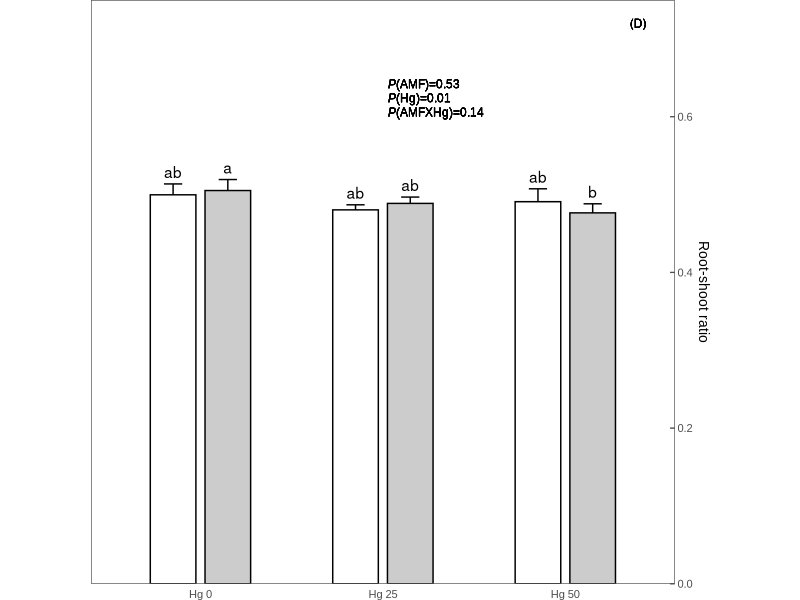
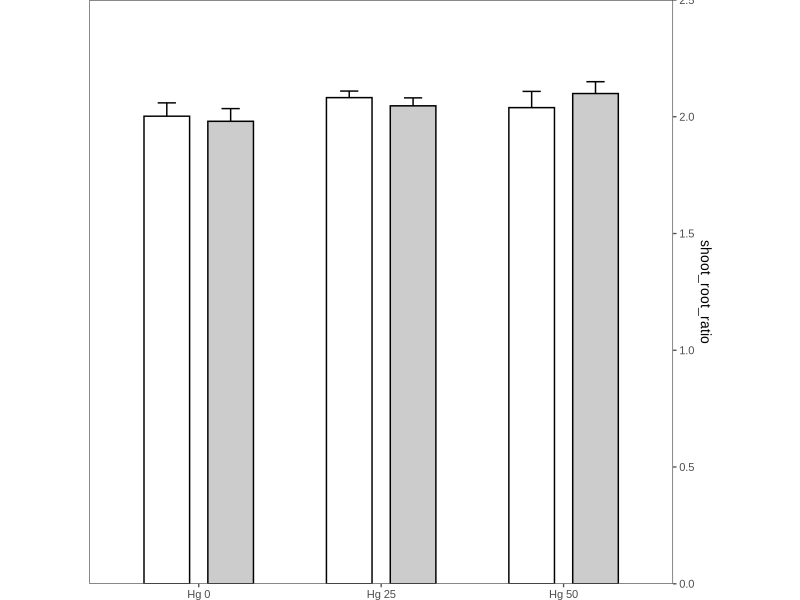
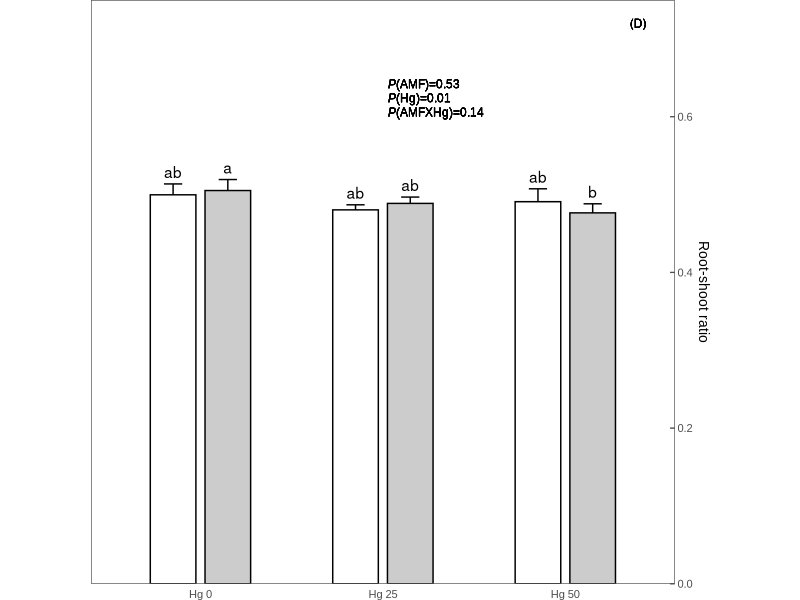
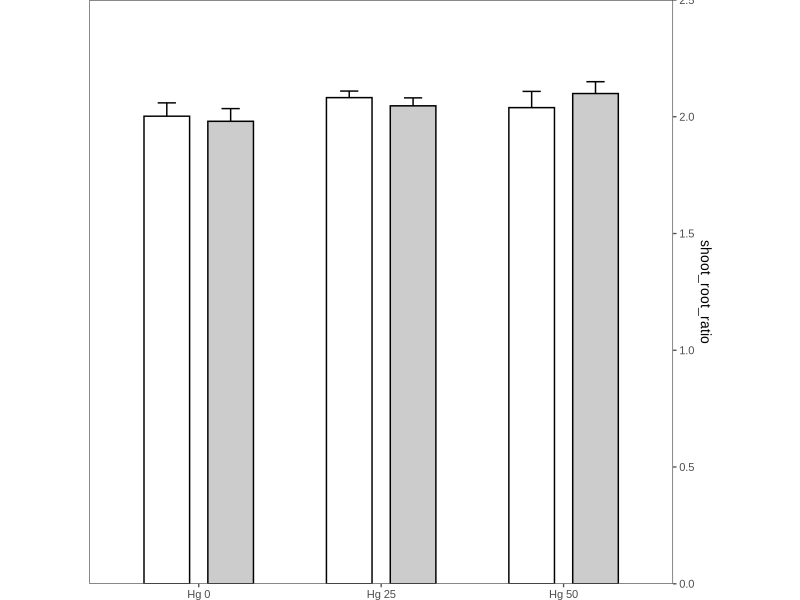

Reproduce these figures in R, in order. (Note: this script raises an error after producing the figures.)
library(tidyverse)
library(readxl)
library(RColorBrewer)
library(ggthemes)
library(multcompView)
library(car)
library(emmeans)
library(ggpubr)
library(ggtext)
Height_Biomass<- read_excel("Plantheight_Biomass.xlsx",
                            na="NA")
Height_Biomass$treatment=as.factor(Height_Biomass$treatment)
Height_Biomass$AMF_C=as.factor(Height_Biomass$AMF_C)
Height_Biomass$Hg_C=as.factor(Height_Biomass$Hg_C)
#Height_Biomass <- Height_Biomass %>%
  #filter(Hg_C=="0"|Hg_C=="25")
table(Height_Biomass$AMF_C,Height_Biomass$Hg_C) #to see balanced or unbalanced
data_summary <- function(data, varname, groupnames){
  require(plyr)
  summary_func <- function(x, col){
    c(mean = mean(x[[col]], na.rm=TRUE),
      sd = sd(x[[col]], na.rm=TRUE))
  }
  data_sum<-ddply(data, groupnames, .fun=summary_func,
                  varname)
  data_sum <- rename(data_sum, c("mean" = varname))
  return(data_sum)
}
colnames(Height_Biomass)
#root/shoot
root_shoot_ratio <- Height_Biomass %>%
  select(c(treatment,AMF_C,Hg_C,Root_dry,Shoot_dry)) %>%
  mutate(root_shoot_ratio=Root_dry/Shoot_dry)
leveneTest(root_shoot_ratio ~ AMF_C*Hg_C,data = root_shoot_ratio)
aov_root_shoot_ratio <- aov(root_shoot_ratio ~ AMF_C*Hg_C,data = root_shoot_ratio)
Anova(aov_root_shoot_ratio,type="III")
shapiro.test(residuals(aov_root_shoot_ratio))
tukey.root_shoot_ratio <- TukeyHSD(aov_root_shoot_ratio)
multcompLetters4(aov_root_shoot_ratio,tukey.root_shoot_ratio)

aov_ratio <- aov(root_shoot_ratio ~ treatment,data = root_shoot_ratio)
summary(aov_ratio)
tukey_ratio <- TukeyHSD(aov_ratio)
cld_ratio <- multcompLetters4(aov_ratio,tukey_ratio)
cld_ratio


root_shoot_ratio_25 <- root_shoot_ratio %>%
  filter(Hg_C=="25")
aov_root_shoot_ratio_25 <- aov(root_shoot_ratio ~ AMF_C,data = root_shoot_ratio_25)
Anova(aov_root_shoot_ratio_25,type="III")
root_shoot_ratio_AMF <- root_shoot_ratio %>%
  filter(AMF_C=="AMF")
aov_root_shoot_ratio_AMF <- aov(root_shoot_ratio ~ Hg_C,data = root_shoot_ratio_AMF)
Anova(aov_root_shoot_ratio_AMF,type="III")
tukey_root_shoot_ratio <- TukeyHSD(aov_root_shoot_ratio_AMF)
cld_root_shoot_ratio <- multcompLetters4(aov_root_shoot_ratio_AMF, tukey_root_shoot_ratio)
cld_root_shoot_ratio
root_shoot_ratio_data <- data_summary(root_shoot_ratio,varname = "root_shoot_ratio",
                           groupnames = c("AMF_C","Hg_C"))
root_shoot_ratio_data$AMF_C <- factor(root_shoot_ratio_data$AMF_C,levels = c("Control","AMF"))
root_shoot_ratio_data$Hg_C <- as.factor(root_shoot_ratio_data$Hg_C)
root_shoot_ratio_data <- root_shoot_ratio_data %>% mutate(cld=c("a","ab","b","ab","ab","ab"))

P_root_shoot_ratio <- ggplot(root_shoot_ratio_data,aes(x=Hg_C,y=root_shoot_ratio,fill=AMF_C))+
  geom_errorbar(aes(ymin=root_shoot_ratio-sd,ymax=root_shoot_ratio+sd),width=0.2,
                position = position_dodge(0.6))+
  geom_bar(position = position_dodge(0.6),stat = "identity",
            width = 0.5,color="black")+
  geom_richtext(x=2.0,y=0.59,label=c("*P*(AMF)=0.53<br>*P*(Hg)=0.01<br>*P*(AMFXHg)=0.14"),fill=NA,
                hjust=0,vjust=0,
                label.color=NA,size=3,family = "Arial",fontface="plain")+
  geom_text(aes(x=Hg_C,y=root_shoot_ratio+sd,label=cld),position=position_dodge(0.6),vjust = -0.5)+
  theme_few(base_size = 10,base_family = "Arial")+
  theme(aspect.ratio = 1,
    legend.position = "none",axis.title.x = element_blank(),axis.ticks.length.y = unit(-1.2, "mm"),
        axis.ticks.x = element_blank(),
        legend.background = element_blank(),legend.title = element_blank(),
        text = element_text(size = 10, family = "Arial"),plot.margin = margin(0,0,0,0,"pt") 
  )+
  labs(y="Root-shoot ratio")+
  geom_text(x=3.4, y=0.72,label="(D)",size=3)+
  scale_y_continuous(expand = c(0,0),limits = c(0,0.75),position = "right")+
  scale_x_discrete(labels=c("Hg 0","Hg 25","Hg 50"))+
  scale_fill_manual(values = c("white","grey80"))
P_root_shoot_ratio
ggsave("P_root_shoot_ratio_190322.tiff",width = 5,heigh=4)
#shoot/root
shoot_root_ratio <- Height_Biomass %>%
  select(c(AMF_C,Hg_C,Root_dry,Shoot_dry)) %>%
  mutate(shoot_root_ratio=Shoot_dry/Root_dry)
leveneTest(shoot_root_ratio ~ AMF_C*Hg_C,data = shoot_root_ratio)
aov_shoot_root_ratio <- aov(shoot_root_ratio ~ AMF_C+Hg_C,data = shoot_root_ratio)
Anova(aov_shoot_root_ratio,type="III")
shapiro.test(residuals(aov_shoot_root_ratio))
tukey_shoot_root_ratio <- TukeyHSD(aov_shoot_root_ratio)
tukey_shoot_root_ratio
#hers is to know Hg increase or decrease the value
shoot_root_ratio_Hg <- data_summary(shoot_root_ratio,varname = "shoot_root_ratio",
                                      groupnames = "Hg_C")
shoot_root_ratio_25 <- shoot_root_ratio %>%
  filter(Hg_C=="25")
aov_shoot_root_ratio_25 <- aov(shoot_root_ratio ~ AMF_C,data = shoot_root_ratio_25)
Anova(aov_shoot_root_ratio_25,type="III")
shoot_root_ratio_AMF <- shoot_root_ratio %>%
  filter(AMF_C=="AMF")
aov_shoot_root_ratio_AMF <- aov(shoot_root_ratio ~ Hg_C,data = shoot_root_ratio_AMF)
Anova(aov_shoot_root_ratio_AMF,type="III")
tukey_shoot_root_ratio <- TukeyHSD(aov_shoot_root_ratio_AMF)
cld_shoot_root_ratio <- multcompLetters4(aov_shoot_root_ratio_AMF, tukey_shoot_root_ratio)
cld_shoot_root_ratio
shoot_root_ratio_data <- data_summary(shoot_root_ratio,varname = "shoot_root_ratio",
                                      groupnames = c("AMF_C","Hg_C"))
shoot_root_ratio_data$AMF_C <- factor(shoot_root_ratio_data$AMF_C,levels = c("Control","AMF"))
shoot_root_ratio_data$Hg_C <- as.factor(shoot_root_ratio_data$Hg_C)
shoot_root_ratio_data <- shoot_root_ratio_data %>% mutate(cld=c("a","a","a","a","a","a"))
write.csv(shoot_root_ratio_data,"shoot_root_ratio_data_summary.csv")
P_shoot_root_ratio <- ggplot(shoot_root_ratio_data,aes(x=Hg_C,y=shoot_root_ratio,fill=AMF_C))+
  geom_errorbar(aes(ymin=shoot_root_ratio-sd,ymax=shoot_root_ratio+sd),width=0.2,
                position = position_dodge(0.7))+
  geom_bar(position = position_dodge(0.7),stat = "identity",
           width = 0.5,color="black")+
  #geom_text(aes(x=Hg_C,y=shoot_root_ratio+sd,label=cld),position=position_dodge(0.7),vjust = -0.5)+
  theme_few(base_size = 10,base_family = "Arial")+
  theme(aspect.ratio = 1,axis.title.x = element_blank(),
        legend.position = "none",legend.background = element_blank(),legend.title = element_blank(),
        text = element_text(size = 10, family = "Arial"),plot.margin = margin(0,0,0,0,"pt")
  )+
  labs(y="shoot_root_ratio")+
  #geom_text(x=3.2, y=2.4,label="Hg*")+
  scale_y_continuous(expand = c(0,0),limits = c(0,2.5),position = "right")+
  scale_x_discrete(breaks=c("0","25","50"),labels=c("Hg 0","Hg 25","Hg 50"))+
  scale_fill_manual(values=c('white','grey80'),labels=c("Control","AMF"))
P_shoot_root_ratio
ggsave("P_shoot_root_ratio_bw.tiff",width = 5,heigh=4)
#root and shoot total dry weight
root_shoot_total <- Height_Biomass %>%
  select(c(treatment,AMF_C,Hg_C,Root_dry,Shoot_dry)) %>%
  mutate(root_shoot_total=Root_dry+Shoot_dry)
write.csv(root_shoot_total,file="root_shoot_total.csv")
leveneTest(root_shoot_total ~ AMF_C*Hg_C,data=root_shoot_total)
aov_root_shoot_total <- aov(root_shoot_total ~ AMF_C*Hg_C,data=root_shoot_total)
Anova(aov_root_shoot_total,type="III")
shapiro.test(residuals(aov_root_shoot_total))
tukey.root_shoot_total <- TukeyHSD(aov_root_shoot_total)
multcompLetters4(aov_root_shoot_total,tukey.root_shoot_total)


leveneTest(root_shoot_total~treatment,data = root_shoot_total)
aov_total <- aov(root_shoot_total~treatment,data = root_shoot_total)
summary(aov_total)
shapiro.test(residuals(aov_total))
tukey_total <- TukeyHSD(aov_total)
cld_total <- multcompLetters4(aov_total,tukey_total)
cld_total


root_shoot_total_25 <- root_shoot_total %>%
  filter(Hg_C=="25")
leveneTest(root_shoot_total ~ AMF_C,data = root_shoot_total_25)
aov_root_shoot_total_25 <- aov(root_shoot_total ~ AMF_C,data = root_shoot_total_25)
shapiro.test(residuals(aov_root_shoot_total_25))
Anova(aov_root_shoot_total_25,type= "III")


root_shoot_total_Control <- root_shoot_total %>%
  filter(AMF_C=="Control")
aov_root_shoot_total_Control <- aov(root_shoot_total ~ Hg_C,data = root_shoot_total_Control)
Anova(aov_root_shoot_total_Control,type= "III")
root_shoot_total_data <- data_summary(root_shoot_total,varname = "root_shoot_total",
                                      groupnames = c("AMF_C","Hg_C"))
root_shoot_total_data$AMF_C <- factor(root_shoot_total_data$AMF_C,levels = c("Control","AMF"))
root_shoot_total_data$Hg_C <- as.factor(root_shoot_total_data$Hg_C)
root_shoot_total_data <- root_shoot_total_data %>% mutate(cld=c("ab","ab","b","a","ab","ab"))
write.csv(root_shoot_total_data,"root_shoot_total_data_summary.csv")
P_root_shoot_total <- ggplot(root_shoot_total_data,aes(x=Hg_C,y=root_shoot_total,fill=AMF_C))+
  geom_errorbar(aes(ymin=root_shoot_total-sd,ymax=root_shoot_total+sd),width=0.2,
                position = position_dodge(0.6))+
  geom_bar(position = position_dodge(0.6),stat = "identity",
           width = 0.5,color="black")+
  geom_richtext(x=2.0,y=2.1,label=c("*P*(AMF)<0.01<br>*P*(Hg)=0.88<br>*P*(AMFXHg)=0.54"),fill=NA,
                hjust=0,vjust=0,
                label.color=NA,size=3,family = "Arial",fontface="plain")+
  geom_text(aes(x=Hg_C,y=root_shoot_total+sd,label=cld),position=position_dodge(0.7),vjust = -0.5)+
  theme_few(base_size = 10,base_family = "Arial")+
  theme( axis.title.x = element_blank(),aspect.ratio = 1,
    legend.position ="none",legend.background = element_blank(),legend.title = element_blank(),
        text = element_text(size = 10, family = "Arial"),plot.margin = margin(0,0,0,0,"pt") 
  )+
  labs(y="Total dry biomass (g)")+
  geom_text(x=3.4,y=2.6,label="(C)",size=3)+
  scale_y_continuous(expand = c(0,0),limits = c(0,2.7))+
  scale_x_discrete(labels=c("Hg 0","Hg 25","Hg 50"))+
  scale_fill_manual(values = c("white","grey80"))
P_root_shoot_total
ggsave("P_root_shoot_totaldryweight_190322.tiff",width = 5,heigh=4)

MBR <- read_csv("root_shoot_total.csv",col_types = "cffddd")
MBR <- MBR %>%
  select(c(AMF_C,Hg_C,MBR))%>%
  filter(AMF_C=="AMF")
leveneTest(MBR ~ Hg_C,data = MBR)
aov_MBR <- aov(MBR ~ Hg_C,data = MBR)
Anova(aov_MBR,type="III")
tukey_MBR <- TukeyHSD(aov_MBR)
cld_MBR <- multcompLetters4(aov_MBR, tukey_MBR)
cld_MBR
MBR_data <- data_summary(MBR,varname = "MBR",
                           groupnames = c("Hg_C"))
MBR_data$Hg_C <- as.factor(MBR_data$Hg_C)
MBR_data <- MBR_data %>%mutate(cld=c("b","a","a"))
print(MBR_data)
p_MBR <- ggplot(MBR_data)+
  geom_errorbar(aes(x=Hg_C,ymin=MBR-sd,ymax=MBR+sd),width=0.2,
                 position = position_dodge(0.7))+
  geom_bar(aes(x=Hg_C,y=MBR),position = position_dodge(0.7),stat = "identity",
           width = 0.5,color="black",fill="grey70")+
  geom_text(aes(x=Hg_C,y=MBR-sd-0.3,label=cld),position=position_dodge(0.7),vjust = -0.5)+
  theme_few(base_size = 10,base_family = "Arial")+
  theme(legend.position = c(0.1,0.92),legend.background = element_blank(),legend.title = element_blank(),
        text = element_text(size = 10, family = "Arial") 
  )+
  labs(x="Hg_Concentration (mg/kg)",y="Mycorrhizal biomass response (%)")+
  geom_text(x=3.2, y=26,label="Hg*")+
  scale_y_continuous(expand = c(0,0),limits = c(-8,0))
p_MBR
ggsave("p_MBR.tiff",width = 5,heigh=4)


##height
leveneTest(PlantHeight ~ Hg_C*AMF_C,Height_Biomass) #function from car package to test data homogeneity,p=0.4
shapiro.test(Height_Biomass$PlantHeight) #test data normality, p=0.65
##meet anov assumption, then doing anova analysis
plant_height_0 <- Height_Biomass %>%
  select(c(1:7)) %>%
  filter(Hg_C=="0")
avo_plantheight_0<- aov(PlantHeight ~ AMF_C,plant_height_0)
Anova(avo_plantheight_0,type="III")
plant_height_AMF <- Height_Biomass %>%
  select(c(1:7)) %>%
  filter(AMF_C=="AMF")
avo_plantheight_AMF <- aov(PlantHeight ~ Hg_C,plant_height_AMF)
Anova(avo_plantheight_AMF,type="III")
avo_plantheight <- aov(PlantHeight ~ AMF_C+Hg_C,Height_Biomass)
Anova(avo_plantheight,type="III") #function from car package, because my daya is unbanlanced
shapiro.test(residuals(avo_plantheight))
tukey_plantheight<- TukeyHSD(avo_plantheight)
#here is to get letters 
cld_plantheight <- multcompLetters4(avo_plantheight, tukey_plantheight)
MPN_height <- data_summary(Height_Biomass,varname = "PlantHeight",
                           groupnames = c("AMF_C","Hg_C"))
MPN_height$AMF_C <- factor(MPN_height$AMF_C,levels = c("Control","AMF"))
MPN_height$Hg_C <- as.factor(MPN_height$Hg_C)
MPN_height <- MPN_height %>%mutate(cld=c("ab","ab","b","ab","ab","a"))
print(MPN_height )
write.csv(MPN_height,"MPN_plantheight_summary.csv")
P_height <- ggplot(MPN_height,aes(x=Hg_C,y=PlantHeight,fill=AMF_C))+
  geom_errorbar(aes(ymin=PlantHeight-sd,ymax=PlantHeight+sd),width=0.2,
                position = position_dodge(0.7))+
  geom_bar(position = position_dodge(0.7),stat = "identity",
           width = 0.5,color="black")+
  geom_text(aes(x=Hg_C,y=PlantHeight+sd,label=cld),position=position_dodge(0.7),vjust = -0.5)+
  theme_few(base_size = 10,base_family = "Arial")+
  theme(legend.position = c(0.1,0.92),legend.background = element_blank(),legend.title = element_blank(),
        text = element_text(size = 10, family = "Arial") 
        )+
  labs(x="Hg_Concentration (mg/kg)",y="Plant_Height (cm)")+
  geom_text(x=3.2, y=26,label="AMF*")+
  scale_y_continuous(expand = c(0,0),limits = c(0,27))+
  scale_fill_manual(values=c('#999999','#E69F00'),labels=c("Control","AMF"))
P_height
ggsave("P_height_new.tiff",width = 5,heigh=4)
##dry shoot biomass
leveneTest(Shoot_dry ~ Hg_C*AMF_C,Height_Biomass) #function from car package to test data homogeneity,p=0.5
#hist(Height_Biomass$Shoot_dry) this is to confirm whether data is normal or not
#above, my data is not normally distrubuted,then i go for the following method 
# shoot_biomass <- glm(Shoot_dry ~ Hg_C+AMF_C,Height_Biomass,family = "quasipoisson" )
# summary(shoot_biomass) #AMF have a significant effect (p=0.002)
leveneTest(Shoot_dry ~ treatment,data=Height_Biomass)
aov_shoot <- aov(Shoot_dry ~ treatment,data=Height_Biomass)
summary(aov_shoot)
shapiro.test(residuals(aov_shoot))
tukey_shoot <- TukeyHSD(aov_shoot)
cld_shoot <- multcompLetters4(aov_shoot,tukey_shoot)
cld_shoot 

shoot_dry_0 <- Height_Biomass %>%
  select(c(1:6,14)) %>%
  filter(Hg_C=="0")
avo_dryshoot_0 <- aov(Shoot_dry~ AMF_C,data=shoot_dry_0)
leveneTest(Shoot_dry~ AMF_C,data=shoot_dry_0)
shapiro.test(residuals(avo_dryshoot_0))
Anova(avo_dryshoot_0,type="III")
#here only under 0 is significant
tukey_dryshoot_0<- TukeyHSD(avo_dryshoot_0)
cld_dryshoot_0 <- multcompLetters4(avo_dryshoot_0, tukey_dryshoot_0)
#
shoot_dry_Control <- Height_Biomass %>%
  select(c(1:6,14)) %>%
  filter(AMF_C=="Control")
avo_dryshoot_Control <- aov(Shoot_dry~ Hg_C,data=shoot_dry_Control)
Anova(avo_dryshoot_Control,type="III")
#here is main effect
avo_dryshoot <- aov(Shoot_dry ~ Hg_C*AMF_C,data=Height_Biomass)
Anova(avo_dryshoot,type="III")# AMF 0.002463 ** 
shapiro.test(residuals(avo_dryshoot))#p-value = 0.382
tukey_dryshoot<- TukeyHSD(avo_dryshoot)
#here is to get letters 
cld_dryshoot <- multcompLetters4(avo_dryshoot, tukey_dryshoot)
MPN_dryshoot <- data_summary(Height_Biomass,varname = "Shoot_dry",
                            groupnames = c("AMF_C","Hg_C"))
MPN_dryshoot$AMF_C=factor(MPN_dryshoot$AMF_C,levels = c("Control","AMF"))
MPN_dryshoot$Hg_C=as.factor(MPN_dryshoot$Hg_C)
MPN_dryshoot <- MPN_dryshoot%>%mutate(cld=c("a","a","a","a","a","a"))
write.csv(MPN_dryshoot,"MPN_dryshoot_summary.csv")
P_abovedrybiomass <- ggplot(MPN_dryshoot,aes(x=Hg_C,y=Shoot_dry,fill=AMF_C))+
  geom_errorbar(aes(ymin=Shoot_dry-sd,ymax=Shoot_dry+sd),width=0.2,
                position = position_dodge(0.6))+
  geom_bar(position = position_dodge(0.6),stat = "identity",
           width = 0.5,color="black")+
  geom_richtext(x=2.0,y=2.1,label=c("*P*(AMF)<0.01<br>*P*(Hg)=0.91<br>*P*(AMFXHg)=0.42"),fill=NA,
                hjust=0,vjust=0,
                label.color=NA,size=3,family = "Arial",fontface="plain")+
  geom_text(aes(x=Hg_C,y=Shoot_dry+sd,label=cld),position=position_dodge(0.7),vjust = -0.5)+
  theme_few(base_size = 10,base_family = "Arial")+
  theme(aspect.ratio = 1,axis.title.x = element_blank(),
    legend.position ="none",legend.background = element_blank(),legend.title = element_blank(),
        text = element_text(size = 10,family = "Arial"),plot.margin = margin(0,0,0,0,"pt"),
    axis.text.x = element_blank(),axis.ticks.x = element_blank())+
  labs(y="Dry shoot biomass (g)")+
  geom_text(x=3.4, y=2.6,label="(A)",size=3)+
  scale_y_continuous(expand = c(0,0),limits = c(0,2.7))+
  scale_fill_manual(values = c("white","grey80"))
P_abovedrybiomass
ggsave("Dry_shoot_biomass_190322.tiff",width = 5,height =4)

##dry root biomass
leveneTest(Root_dry ~ Hg_C*AMF_C,Height_Biomass) #function from car package to test data homogeneity,p=0.5

aov_root <- aov(Root_dry ~ treatment,data = Height_Biomass)
summary(aov_root)
tukey_root <- TukeyHSD(aov_root)
cld_root <- multcompLetters4(aov_root,tukey_root)
cld_root
root_dry_50 <- Height_Biomass %>%
  select(c(1:6,13)) %>%
  filter(Hg_C=="50")
aov_root_50 <- aov(Root_dry ~ AMF_C, data=root_dry_50)
Anova(aov_root_50,type="III")
#t.test(Root_dry ~ AMF_C, data=root_dry_25, var.equal = TRUE)

# root_dry_50 <- aov(Root_dry~ AMF_C,data=root_dry_50)
# Anova(root_dry_50,type="III")
root_dry_Control <- Height_Biomass %>%
  select(c(1:6,13)) %>%
  filter(AMF_C=="Control")
root_dry_Control <- aov(Root_dry~ Hg_C,data=root_dry_Control)
Anova(root_dry_Control,type="III")
shapiro.test(residuals(root_dry_AMF))
tukey_dryroot_AMF<- TukeyHSD(root_dry_AMF)
cld_dryroot <- multcompLetters4(root_dry_AMF, tukey_dryroot_AMF)
#here is for main effect
avo_dryroot <- aov(Root_dry ~ Hg_C*AMF_C,Height_Biomass)
summary(avo_dryroot)
Anova(avo_dryroot,type = "III")#Both AMF and Hg have a significant effect on dry root biomass 
shapiro.test(residuals(avo_dryroot))#p=0.982
tukey_dryroot<- TukeyHSD(avo_dryroot)
tukey.cld_dryroot <- emmeans(avo_dryroot,specs = pairwise ~ AMF_C+Hg_C) %>% 
   multcomp::cld(Letters=letters)

cld_Root <- multcompLetters4(avo_dryroot, tukey_dryroot)
cld_Root


MPN_dryroot <- data_summary(Height_Biomass,varname = "Root_dry",
                            groupnames = c("AMF_C","Hg_C"))
MPN_dryroot$AMF_C=factor(MPN_dryroot$AMF_C,levels = c("Control","AMF"))
MPN_dryroot$Hg_C=as.factor(MPN_dryroot$Hg_C)
MPN_dryroot <- MPN_dryroot%>%mutate(cld=c("ab","b","b","a","ab","ab"))
write.csv(MPN_dryroot,"MPN_dryroot_summary.csv")
P_dryroot <- ggplot(MPN_dryroot,aes(x=Hg_C,y=Root_dry,fill=AMF_C))+
  geom_errorbar(aes(ymin=Root_dry-sd,ymax=Root_dry+sd),width=0.2,
                position = position_dodge(0.6))+
  geom_bar(position = position_dodge(0.6),stat = "identity",
           width = 0.5,color="black")+
  geom_richtext(x=2.0,y=2.1,label=c("*P*(AMF)<0.01<br>*P*(Hg)=0.03<br>*P*(AMFXHg)=0.54"),fill=NA,
                hjust=0,vjust=0,
                label.color=NA,size=3,family = "Arial",fontface="plain")+
  geom_text(aes(x=Hg_C,y=Root_dry+sd,label=cld),position=position_dodge(0.7),vjust = -0.5)+
  theme_few(base_size = 10,base_family = "Arial")+
  theme(axis.title.x = element_blank(),aspect.ratio = 1,
    legend.position = "none",legend.background = element_blank(),legend.title = element_blank(),
        text = element_text(size = 10,family = "Arial"),plot.margin =margin(0,0,0,0,"pt"),
    axis.text.x = element_blank(),axis.ticks.x = element_blank())+
  labs(y="Dry root biomass (g)")+
  geom_text(x=3.4,y=2.6,label="(B)",size=3)+
  scale_y_continuous(expand = c(0,0),limits = c(0,2.7),position = "right")+
  scale_fill_manual(values = c("white","grey80"))
P_dryroot
ggsave("Dry_root_biomass_190322.tiff",width = 5,heigh=4)

library(patchwork)
# col1 <- P_abovedrybiomass/P_root_shoot_total
# col2 <- P_dryroot/P_root_shoot_ratio
# col1|col2


col1 <- (P_abovedrybiomass|P_dryroot)
col2 <- (P_root_shoot_total|P_root_shoot_ratio)
col1/col2
ggsave("shoot_root_total_ratio.tiff",width = 6,height = 6)













##stem dry
leveneTest(Stem_dry ~ AMF_C*Hg_C,data = Height_Biomass ) #p=0.5


stem_dry_50 <- Height_Biomass %>%
  select(c(1:6,Stem_dry)) %>%
  filter(Hg_C=="50")

t.test(Stem_dry ~ AMF_C, data=stem_dry_50, var.equal = TRUE)


aov_drystem <- aov(Stem_dry ~ Hg_C+AMF_C,Height_Biomass)
Anova(aov_drystem,type = "III") #AMF (p=0.003019 **)
shapiro.test(residuals(aov_drystem))#p-value = 0.00794

stem_dry_25 <- Height_Biomass %>%
  select(c(1:6,11)) %>%
  filter(Hg_C=="25")
stem_dry_25 <- aov(Stem_dry~ AMF_C,data=stem_dry_25)
Anova(stem_dry_25,type="III")
stem_dry_Control <- Height_Biomass %>%
  select(c(1:6,11)) %>%
  filter(AMF_C=="Control")
stem_dry_Control <- aov(Stem_dry~ Hg_C,data=stem_dry_Control)
Anova(stem_dry_Control,type="III")
shapiro.test(residuals(root_dry_AMF))
tukey_dryroot_AMF<- TukeyHSD(root_dry_AMF)
cld_dryroot <- multcompLetters4(root_dry_AMF, tukey_dryroot_AMF)
tukey.cld_drystem <- emmeans(aov_drystem,specs = pairwise ~ AMF_C+Hg_C) %>% 
  multcomp::cld(Letters=letters)
MPN_drystem <- data_summary(Height_Biomass,varname = "Stem_dry",
                     groupnames = c("AMF_C","Hg_C"))
MPN_drystem <- MPN_drystem %>% mutate(cld=c("a","a","a","b","b","b"))
write.csv(MPN_drystem,"stem_dry_summary.csv")
p_stem_dry <- ggplot(MPN_drystem,aes(x=Hg_C,y=Stem_dry,fill=AMF_C))+
  geom_errorbar(aes(ymin=Stem_dry-sd,ymax=Stem_dry+sd),width=0.2,
                position = position_dodge(0.7))+
  geom_bar(position = position_dodge(0.7),stat = "identity",
           width=0.5,color="black")+
  geom_text(aes(x=Hg_C,y=Stem_dry+sd,label=cld),position = position_dodge(0.7),vjust=-0.5)+
  theme_few(base_size = 10,base_family = "Arial")+
  theme(legend.position = c(0.1,0.92),legend.background = element_blank(),legend.title = element_blank(),
        text = element_text(size = 10,family = "Arial"))+
  labs(x="Hg_Concentration (mg/kg)",y="Dry Stem Biomass (g)")+
  geom_text(x=3.2,y=0.95,label="AMF**")+
  scale_y_continuous(expand = c(0,0),limits = c(0,1))+
  scale_fill_manual(values = c('#999999','#E69F00'),labels=c("Control","AMF"))
p_stem_dry
ggsave("Dry_stem_biomass.tiff",width = 5,heigh=4)
##leaf dry
leveneTest(Leaf_dry ~ AMF_C*Hg_C,data = Height_Biomass) #p=0.2
shapiro.test(Height_Biomass$Leaf_dry)#p-value = 0.02234
leaf_dry_biomass <- aov(Leaf_dry ~ Hg_C+AMF_C,Height_Biomass)
Anova(leaf_dry_biomass,type = "III")#AMF p=0.01216 * 
shapiro.test(residuals(leaf_dry_biomass))#p=0.7182

leaf_dry_25 <- Height_Biomass %>%
  select(c(1:6,Leaf_dry)) %>%
  filter(Hg_C=="25")

t.test(Leaf_dry ~ AMF_C, data=leaf_dry_25, var.equal = TRUE)











leaf_dry <- data_summary(Height_Biomass,varname = "Leaf_dry",
                         groupnames = c("AMF_C","Hg_C"))
leaf_dry <- leaf_dry %>%mutate(cld=c("a","a","a","b","b","b"))
write.csv(leaf_dry,"leaf_dry_summary.csv")
p_leaf_dry <- ggplot(leaf_dry,aes(x=Hg_C,y=Leaf_dry,fill=AMF_C))+
  geom_errorbar(aes(ymin=Leaf_dry-sd,ymax=Leaf_dry+sd),width=0.2,
                position = position_dodge(0.7))+
  geom_bar(position = position_dodge(0.7),stat = "identity",
           width=0.5,color="black")+
  geom_text(aes(x=Hg_C,y=Leaf_dry+sd,label=cld),position = position_dodge(0.7),vjust=-0.5)+
  theme_few(base_size = 10,base_family = "Arial")+
  theme(legend.position = c(0.1,0.92),legend.background = element_blank(),legend.title = element_blank(),
        text = element_text(size = 10,family = "Arial"))+
  labs(x="Hg_Concentration (mg/kg)",y="Dry Leaf Biomass (g)")+
  geom_text(x=3.2,y=0.95,label="AMF*")+
  scale_y_continuous(expand = c(0,0),limits = c(0,1))+
  scale_fill_manual(values = c('#999999','#E69F00'),labels=c("Control","AMF"))
p_leaf_dry
ggsave("Dry_leaf_biomass_Hg.tiff",width = 5,heigh=4)
#create stack plot
Height_Biomass<- read_excel("Plantheight_Biomass.xlsx",
                            na="NA")
colnames(Height_Biomass)
Height_Biomass$AMF_C=factor(Height_Biomass$AMF_C,levels = c("Control","AMF"))
Height_Biomass$Hg_C=as.factor(Height_Biomass$Hg_C)
data_0_leaf_stem <- Height_Biomass %>%
  select(c("AMF_C","Hg_C","Leaf_dry","Stem_dry"))%>%
  filter(Hg_C=="0") %>%
  pivot_longer(cols = c("Leaf_dry","Stem_dry"),names_to="Plant_part",
               values_to="Weight")
data_0_leaf_stem$Plant_part <- as.factor(data_0_leaf_stem$Plant_part)
data_0_leaf_stem$AMF_C <- factor(data_0_leaf_stem$AMF_C,levels = c("Control","AMF"))
p_leaf_stem <- ggbarplot(data_0_leaf_stem,x="AMF_C",y="Weight",add="mean_sd",
               fill ="Plant_part",width = 0.5,
               palette=c("forestgreen","gold4"))
p_leaf_stem+geom_text(x=1,y=2,label="a")+geom_text(x=2,y=2,label="b")

ggsave("p_leaf_stem.tiff",width = 5,height = 4)
#p_leaf_stem+rremove("x.axis")+rremove("xlab")+rremove("x.text")+
  #rremove("x.ticks")+rremove("legend")



#test
mm_above <- aov(Weight ~ AMF_C,data=data_0_leaf_stem)
car::Anova(mm_above,type="III")


data_0_root <- Height_Biomass %>%
  select(c("AMF_C","Hg_C","Root_dry"))%>%
  filter(Hg_C=="0")
p_root <- ggbarplot(data_0_root,x="AMF_C",y="Root_dry",add="mean_sd",
                           width = 0.5,
                           fill = "gold4")
p_root
ggsave("p_root.tiff",width = 5,height = 4)

ggplot(aes(x=AMF_C))+
  geom_bar(data=data_0_leaf_stem,aes(y=Weight,fill=Plant_part))+
  geom_bar(data=data_0_root,aes(y=-Weight,fill=Plant_part))






data_0 <- data_0 %>%
  group_by(AMF_C,Plant_part)%>%
  mutate(bar=cumsum(Weight))%>%
  summarise(mean=mean(Weight),sd=sd(Weight))
  mutate(Weight=cumsum(Weight))


  ggplot(aes(x=AMF_C,y=Weight,fill=Plant_part))+
  geom_bar(width = 0.6,position = position_stack(vjust = 1),
           stat="identity")+
  geom_errorbar(inherit.aes = F,
                aes(x=AMF_C,ymin=Weight-sd,ymax=Weight+sd),width=0.2,
                position = "identity")
  


data_0_leaf_stem_root <- Height_Biomass %>%
  mutate(Root_dry=-Root_dry)%>%
    select(c("AMF_C","Hg_C","Leaf_dry","Stem_dry","Root_dry"))%>%
    filter(Hg_C=="0") %>%
    pivot_longer(cols = c("Leaf_dry","Stem_dry","Root_dry"),names_to="Plant_part",
                 values_to="Weight") %>%
  mutate(part=c("Above","Above","Below","Above","Above","Below","Above","Above","Below",
                    "Above","Above","Below","Above","Above","Below","Above","Above","Below",
                    "Above","Above","Below","Above","Above","Below"))
data_0_leaf_stem_root
p_shoot_root <- ggplot(data_0_leaf_stem_root,aes(x=AMF_C,y=Weight,fill=Plant_part))+
  geom_bar(stat = "identity",position = position_stack(0.7),width = 0.5)+
  theme_classic()+
  geom_hline(yintercept=0)+
  theme(axis.text.x = element_blank(),axis.title.x = element_blank(),axis.ticks.x = element_blank(),
        axis.line.x = element_blank())
 
p_shoot_root



data_all_leaf_stem_root <- Height_Biomass %>%
  mutate(Root_dry=-Root_dry)%>%
  select(c("AMF_C","Hg_C","Leaf_dry","Stem_dry","Root_dry"))%>%
  pivot_longer(cols = c("Leaf_dry","Stem_dry","Root_dry"),names_to="Plant_part",
               values_to="Weight")

p_all <- ggplot(data_all_leaf_stem_root,aes(x=AMF_C,y=Weight,fill=Plant_part))+
  facet_grid(~Hg_C,scales = "free")+
  geom_bar(stat = "identity",position = position_stack(0.7),width = 0.5,
           color=aes(AMF_C))+
  theme_classic()+
  theme(axis.title.x = element_blank(),axis.ticks.x = element_blank(),
        axis.line.x = element_blank(),panel.spacing = unit(0,'lines'))+
  geom_hline(yintercept=0)
p_all
